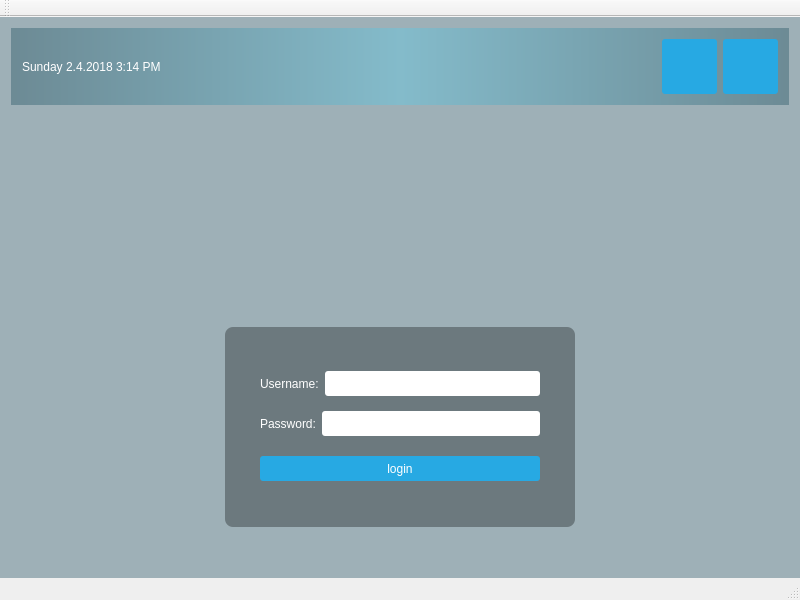
<?xml version="1.0" encoding="UTF-8"?>
<ui version="4.0">
 <class>MainWindow</class>
 <widget class="QMainWindow" name="MainWindow">
  <property name="geometry">
   <rect>
    <x>0</x>
    <y>0</y>
    <width>800</width>
    <height>600</height>
   </rect>
  </property>
  <property name="windowTitle">
   <string>MainWindow</string>
  </property>
  <property name="styleSheet">
   <string notr="true">#centralWidget { background: rgba(32,80,96,100);
			border-image:url(:/images/login_bg.png)}

QLabel {color:white;}

QLineEdit {border-radius:3px;}

QPushButton {color:white;
			background-color:#27a9e3;
			border-width:0px;
			border-radius:3px;}

QPushButton:hover{background-color:#66c011;}</string>
  </property>
  <widget class="QWidget" name="centralWidget">
   <layout class="QVBoxLayout" name="verticalLayout">
    <item>
     <widget class="QWidget" name="topPanel" native="true">
      <property name="styleSheet">
       <string notr="true">#topPanel{background-color:qlineargradient(spread:reflect, x1:0.5, y1:0,x2:0,y2:0, stop:0 rgba(91,204,233,100),stop:1 rgba(32,80,96,100))}</string>
      </property>
      <layout class="QHBoxLayout" name="horizontalLayout">
       <item>
        <widget class="QLabel" name="currentDateTime">
         <property name="sizePolicy">
          <sizepolicy hsizetype="Preferred" vsizetype="Preferred">
           <horstretch>0</horstretch>
           <verstretch>0</verstretch>
          </sizepolicy>
         </property>
         <property name="text">
          <string>Sunday 2.4.2018 3:14 PM</string>
         </property>
        </widget>
       </item>
       <item>
        <spacer name="horizontalSpacer">
         <property name="orientation">
          <enum>Qt::Horizontal</enum>
         </property>
         <property name="sizeHint" stdset="0">
          <size>
           <width>40</width>
           <height>20</height>
          </size>
         </property>
        </spacer>
       </item>
       <item>
        <widget class="QPushButton" name="shutdownButton">
         <property name="sizePolicy">
          <sizepolicy hsizetype="Fixed" vsizetype="Fixed">
           <horstretch>0</horstretch>
           <verstretch>0</verstretch>
          </sizepolicy>
         </property>
         <property name="minimumSize">
          <size>
           <width>55</width>
           <height>55</height>
          </size>
         </property>
         <property name="icon">
          <iconset resource="resources.qrc">
           <normaloff>:/icons/restart_icon.png</normaloff>:/icons/restart_icon.png</iconset>
         </property>
         <property name="iconSize">
          <size>
           <width>50</width>
           <height>50</height>
          </size>
         </property>
        </widget>
       </item>
       <item>
        <widget class="QPushButton" name="restartButton">
         <property name="sizePolicy">
          <sizepolicy hsizetype="Fixed" vsizetype="Fixed">
           <horstretch>0</horstretch>
           <verstretch>0</verstretch>
          </sizepolicy>
         </property>
         <property name="minimumSize">
          <size>
           <width>55</width>
           <height>55</height>
          </size>
         </property>
         <property name="icon">
          <iconset resource="resources.qrc">
           <normaloff>:/icons/shutdown_icon.png</normaloff>:/icons/shutdown_icon.png</iconset>
         </property>
         <property name="iconSize">
          <size>
           <width>50</width>
           <height>50</height>
          </size>
         </property>
        </widget>
       </item>
      </layout>
     </widget>
    </item>
    <item>
     <spacer name="verticalSpacer_3">
      <property name="orientation">
       <enum>Qt::Vertical</enum>
      </property>
      <property name="sizeHint" stdset="0">
       <size>
        <width>20</width>
        <height>40</height>
       </size>
      </property>
     </spacer>
    </item>
    <item>
     <layout class="QHBoxLayout" name="horizontalLayout_3">
      <property name="topMargin">
       <number>0</number>
      </property>
      <item>
       <widget class="QLabel" name="logo">
        <property name="sizePolicy">
         <sizepolicy hsizetype="Fixed" vsizetype="Fixed">
          <horstretch>0</horstretch>
          <verstretch>0</verstretch>
         </sizepolicy>
        </property>
        <property name="minimumSize">
         <size>
          <width>280</width>
          <height>150</height>
         </size>
        </property>
        <property name="styleSheet">
         <string notr="true">
</string>
        </property>
        <property name="pixmap">
         <pixmap resource="resources.qrc">:/images/logo.png</pixmap>
        </property>
       </widget>
      </item>
     </layout>
    </item>
    <item>
     <spacer name="verticalSpacer_4">
      <property name="orientation">
       <enum>Qt::Vertical</enum>
      </property>
      <property name="sizeHint" stdset="0">
       <size>
        <width>20</width>
        <height>10</height>
       </size>
      </property>
     </spacer>
    </item>
    <item>
     <layout class="QHBoxLayout" name="horizontalLayout_2">
      <item>
       <widget class="QWidget" name="loginForm" native="true">
        <property name="sizePolicy">
         <sizepolicy hsizetype="Fixed" vsizetype="Fixed">
          <horstretch>0</horstretch>
          <verstretch>0</verstretch>
         </sizepolicy>
        </property>
        <property name="minimumSize">
         <size>
          <width>350</width>
          <height>200</height>
         </size>
        </property>
        <property name="styleSheet">
         <string notr="true">#loginForm { background:rgba(0,0,0,80);
		border-radius:8px }</string>
        </property>
        <layout class="QVBoxLayout" name="verticalLayout_2">
         <property name="leftMargin">
          <number>35</number>
         </property>
         <property name="topMargin">
          <number>35</number>
         </property>
         <property name="rightMargin">
          <number>35</number>
         </property>
         <property name="bottomMargin">
          <number>35</number>
         </property>
         <item>
          <layout class="QHBoxLayout" name="horizontalLayout_4">
           <item>
            <widget class="QLabel" name="label">
             <property name="text">
              <string>Username:</string>
             </property>
            </widget>
           </item>
           <item>
            <widget class="QLineEdit" name="username">
             <property name="minimumSize">
              <size>
               <width>0</width>
               <height>25</height>
              </size>
             </property>
            </widget>
           </item>
          </layout>
         </item>
         <item>
          <layout class="QHBoxLayout" name="horizontalLayout_5">
           <item>
            <widget class="QLabel" name="label_2">
             <property name="text">
              <string>Password:</string>
             </property>
            </widget>
           </item>
           <item>
            <widget class="QLineEdit" name="password">
             <property name="minimumSize">
              <size>
               <width>0</width>
               <height>25</height>
              </size>
             </property>
            </widget>
           </item>
          </layout>
         </item>
         <item>
          <spacer name="verticalSpacer_2">
           <property name="orientation">
            <enum>Qt::Vertical</enum>
           </property>
           <property name="sizeType">
            <enum>QSizePolicy::Fixed</enum>
           </property>
           <property name="sizeHint" stdset="0">
            <size>
             <width>20</width>
             <height>5</height>
            </size>
           </property>
          </spacer>
         </item>
         <item>
          <widget class="QPushButton" name="loginButton">
           <property name="minimumSize">
            <size>
             <width>0</width>
             <height>25</height>
            </size>
           </property>
           <property name="text">
            <string>login</string>
           </property>
          </widget>
         </item>
        </layout>
       </widget>
      </item>
     </layout>
    </item>
    <item>
     <spacer name="verticalSpacer">
      <property name="orientation">
       <enum>Qt::Vertical</enum>
      </property>
      <property name="sizeHint" stdset="0">
       <size>
        <width>20</width>
        <height>40</height>
       </size>
      </property>
     </spacer>
    </item>
   </layout>
  </widget>
  <widget class="QMenuBar" name="menuBar">
   <property name="geometry">
    <rect>
     <x>0</x>
     <y>0</y>
     <width>800</width>
     <height>23</height>
    </rect>
   </property>
  </widget>
  <widget class="QToolBar" name="mainToolBar">
   <attribute name="toolBarArea">
    <enum>TopToolBarArea</enum>
   </attribute>
   <attribute name="toolBarBreak">
    <bool>false</bool>
   </attribute>
  </widget>
  <widget class="QStatusBar" name="statusBar"/>
 </widget>
 <layoutdefault spacing="6" margin="11"/>
 <resources>
  <include location="resources.qrc"/>
 </resources>
 <connections/>
</ui>
